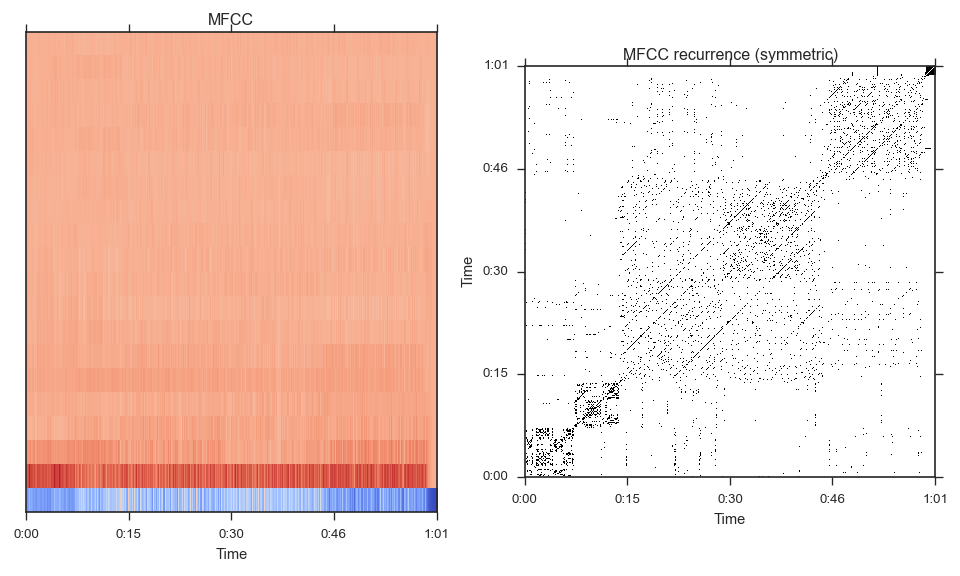

This chart was generated by the following Python code:
# Find nearest neighbors in MFCC space

y, sr = librosa.load(librosa.util.example_audio_file())
mfcc = librosa.feature.mfcc(y=y, sr=sr)
R = librosa.segment.recurrence_matrix(mfcc)

# Or fix the number of nearest neighbors to 5

R = librosa.segment.recurrence_matrix(mfcc, k=5)

# Suppress neighbors within +- 7 samples

R = librosa.segment.recurrence_matrix(mfcc, width=7)

# Use cosine similarity instead of Euclidean distance

R = librosa.segment.recurrence_matrix(mfcc, metric='cosine')

# Require mutual nearest neighbors

R = librosa.segment.recurrence_matrix(mfcc, sym=True)

# Plot the feature and recurrence matrices

import matplotlib.pyplot as plt
plt.figure(figsize=(10, 6))
plt.subplot(1, 2, 1)
librosa.display.specshow(mfcc, x_axis='time')
plt.title('MFCC')
plt.subplot(1, 2, 2)
librosa.display.specshow(R, x_axis='time', y_axis='time',
                         aspect='equal')
plt.title('MFCC recurrence (symmetric)')
plt.tight_layout()
